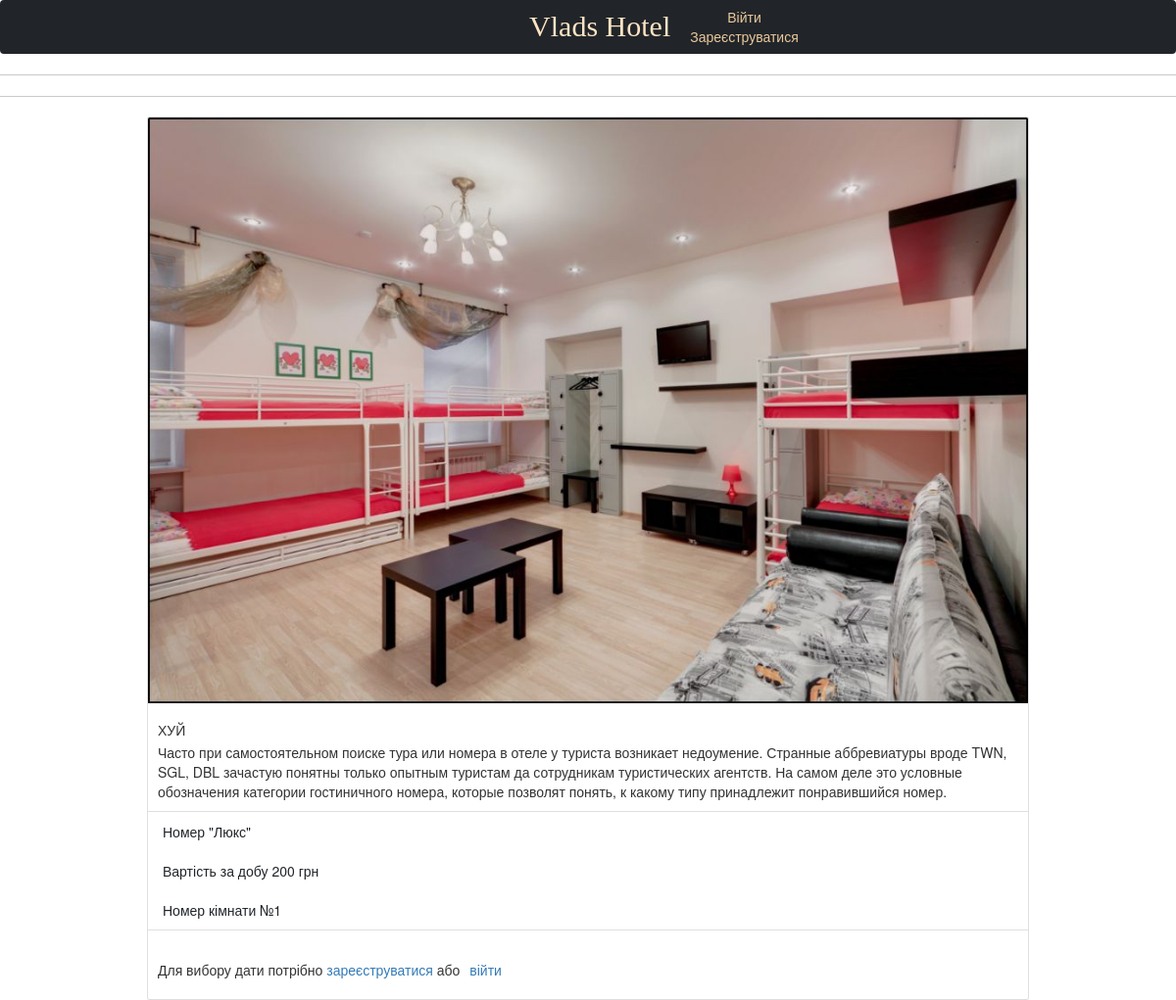
The page / on the database its author committed.
### hostelrent/models.py (models this page shows, shortened)
class Room(models.Model):
    name = models.CharField(max_length=127, verbose_name='Название Номера')
    number = models.IntegerField(verbose_name='Номер комнаты')
    about = models.TextField(blank = True, verbose_name='Описание номера')
    photo = models.ImageField(upload_to = "photos/%Y/%m/%d/", verbose_name='Фото')
    type_of_number = models.ForeignKey(TypeOfNumber, on_delete=DO_NOTHING, verbose_name='Тип номера')
    rent_pay = models.DecimalField(decimal_places=0, max_digits=5, verbose_name='Стоимость за ночь' )
    cleaner = models.ForeignKey(Cleaner, on_delete=DO_NOTHING, verbose_name='Уборщица')
    class Meta:
        verbose_name = 'Комната'
        verbose_name_plural = 'Комнаты'

class TypeOfNumber(models.Model):
    type_of_number = models.CharField(max_length=127, verbose_name='Тип Номера')
    class Meta:
        verbose_name = 'Тип Номера'
        verbose_name_plural = 'Типы Номеров'
    def __str__(self) -> str:
       return f'"{self.type_of_number}"'

### hostelrent/views.py (the view)
# urls.py: path('', RoomListView.as_view(), name='mainpage' ),
class RoomListView(generic.ListView):
    model = Room
    fields = '__all__'
    success_url = '/'

### hostelrent/templates/hostelrent/room_list.html (shortened to what this page needs)
{% extends 'hostelrent/base.html' %}
{% block main %}
{% for room in object_list %}
<hr>
<hr>
<div class="center-div1">
    <div class="center-div2">
    <div class="card" style="width: 90rem;">
    <img src="/media/{{room.photo}}" class="card-img-top" alt="{{room.name}}">
    <div class="card-body">
      <h5 class="card-title">{{room.name}}</h5>
      <p class="card-text">{{room.about}}</p>
    </div>
    <ul class="list-group list-group-flush">
      <li class="list-group-item">Номер {{room.type_of_number}}</li>
      <li class="list-group-item">Вартість за добу {{room.rent_pay}} грн</li>
      <li class="list-group-item">Номер кімнати №{{room.number}} </li>
    </ul>
    {% if request.user.is_authenticated %}
    <div class="card-body">
      <a href="{% url 'selectdate' %}" class="card-link">Вибрати дату</a>
    </div>
    {% else %}
    <div class="card-body">
      <p >Для вибору дати потрібно <a href="{% url 'register' %}" class="card-link">зареєструватися  </a> або<a href="{% url 'login' %}" class="card-link">війти</a></p>
    </div>
    {% endif %}
  </div>
</div>
</div>
{% endfor %}
{% endblock main%}

### hostelrent/templates/hostelrent/base.html (shortened to what this page needs)
{% load static %}
<!DOCTYPE HTML>
<html>
 <head>
    <link href="https://cdn.jsdelivr.net/npm/bootstrap@5.1.3/dist/css/bootstrap.min.css" rel="stylesheet">
    <link href="//cdn.bootcss.com/bootstrap/3.3.7/css/bootstrap.min.css" rel="stylesheet">
    <link type="text/css" href="{% static 'hostelrent/css/style.css' %}" rel="stylesheet">
</head>
 <body>
    <div class="navbar-center">
        <nav class="navbar navbar-expand-lg navbar-light bg-dark" >
          <a class="Markermain" href="{% url 'mainpage' %}">Vlads Hotel</a>
          <div class='navdiv'>
          {% if request.user.is_authenticated %}
              <a class="navbar-item1" href="{% url 'user_profile' username=user.username %}">Здравствуйте {{user.first_name}}</a>
              <a class="navbar-item" href="{% url 'logout' %}">Вийти</a>
          {% else %}
              <a class="navbar-item" href="{% url 'login' %}">Війти</a>
              <a class="navbar-item" href="{% url 'register' %}"> Зареєструватися</a>
          {% endif %}
        </div>
        </nav>
    </div>
    {% block main %}
    {% endblock main %}
</body>
</html>

### hostelrent/static/hostelrent/css/style.css (style rules this page uses)
body { margin: 0; padding: 0; }
.Markermain { font-family: 'Merriweather'; font-size: 30px; text-align: left; color: bisque; text-decoration: none; padding-left: 45%; }
.center-div1 { display: flex; }
.center-div2 { padding: auto; margin-left: auto; margin-right: auto; display: flex; }
.navbar-item { padding-left: 1%; text-decoration: none; color: rgb(236, 200, 155); }
.navdiv { text-align: center; }

### rows shown on the page
Room: photo (picture), name "ХУЙ", about "Часто при самостоятельном поиске тура или номера в отеле у туриста возникает недоумение. Странные аббревиатуры вроде TWN, SGL, DBL зачастую понятны только опытным туристам да сотрудникам туристических агентств. На самом деле это условные обозначения категории гостиничного номера, которые позволят понять, к какому типу принадлежит понравившийся номер.", type_of_number "\"Люкс\"", rent_pay "200", number "1"
